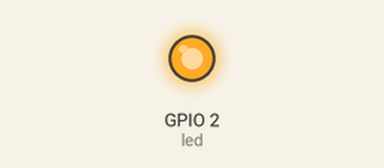
A program run on a simulated ESP32 board running MicroPython. On the bench: output pins drawn as LEDs (lit = HIGH). WiFi joins after 1.5 s; threads take turns every 2 ms; library files of the repository ran but are not shown: 1 file(s); what the program prints to the serial console is not drawn.

Above: at 3.0 s.
At 6.0 s:
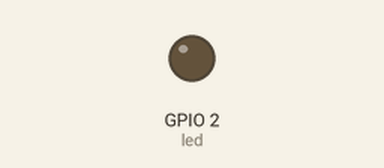
Timing chart, 0 to 9.3 s (numbered marks = the images above):
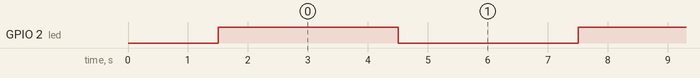

The program:

main.py
```python
from machine import Pin
import network
import time
import _thread
from microdot import Microdot, Response

led = Pin(2, Pin.OUT)

ssid = 'Test'
password = '12345678'

wlan = network.WLAN(network.STA_IF)
wlan.active(True)
wlan.connect(ssid, password)
print("Connecting to Wi-Fi...")
while not wlan.isconnected():
    time.sleep(0.5)
ip = wlan.ifconfig()[0]
print("Connected! IP:", ip)

app = Microdot()
Response.default_content_type = 'text/html'

# Background blinking thread
def blink_led():
    while True:
        led.value(not led.value())
        time.sleep(3)

_thread.start_new_thread(blink_led, ())

@app.route('/status')
def status(request):
    return 'ON' if led.value() else 'OFF'

app.run(host='0.0.0.0', port=80)
```

Measured:
- by itself, GPIO 2 (led): alternates HIGH for 3.0 s and LOW for 3.0 s
